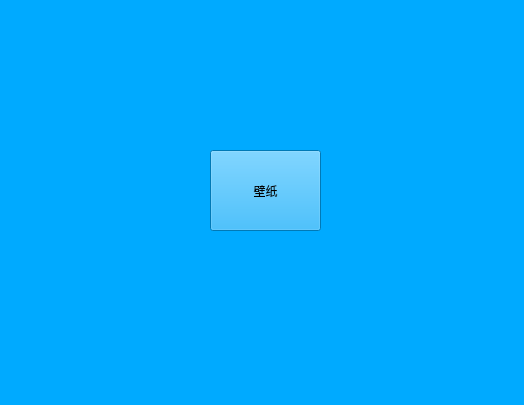
<?xml version="1.0" encoding="UTF-8"?>
<ui version="4.0">
 <class>Dynamicwallpaper</class>
 <widget class="QWidget" name="Dynamicwallpaper">
  <property name="geometry">
   <rect>
    <x>0</x>
    <y>0</y>
    <width>524</width>
    <height>405</height>
   </rect>
  </property>
  <property name="windowTitle">
   <string>Form</string>
  </property>
  <property name="styleSheet">
   <string notr="true">background-color: rgb(0, 170, 255);</string>
  </property>
  <widget class="QPushButton" name="pushButton">
   <property name="geometry">
    <rect>
     <x>210</x>
     <y>150</y>
     <width>111</width>
     <height>81</height>
    </rect>
   </property>
   <property name="text">
    <string>壁纸</string>
   </property>
  </widget>
 </widget>
 <resources/>
 <connections/>
</ui>
